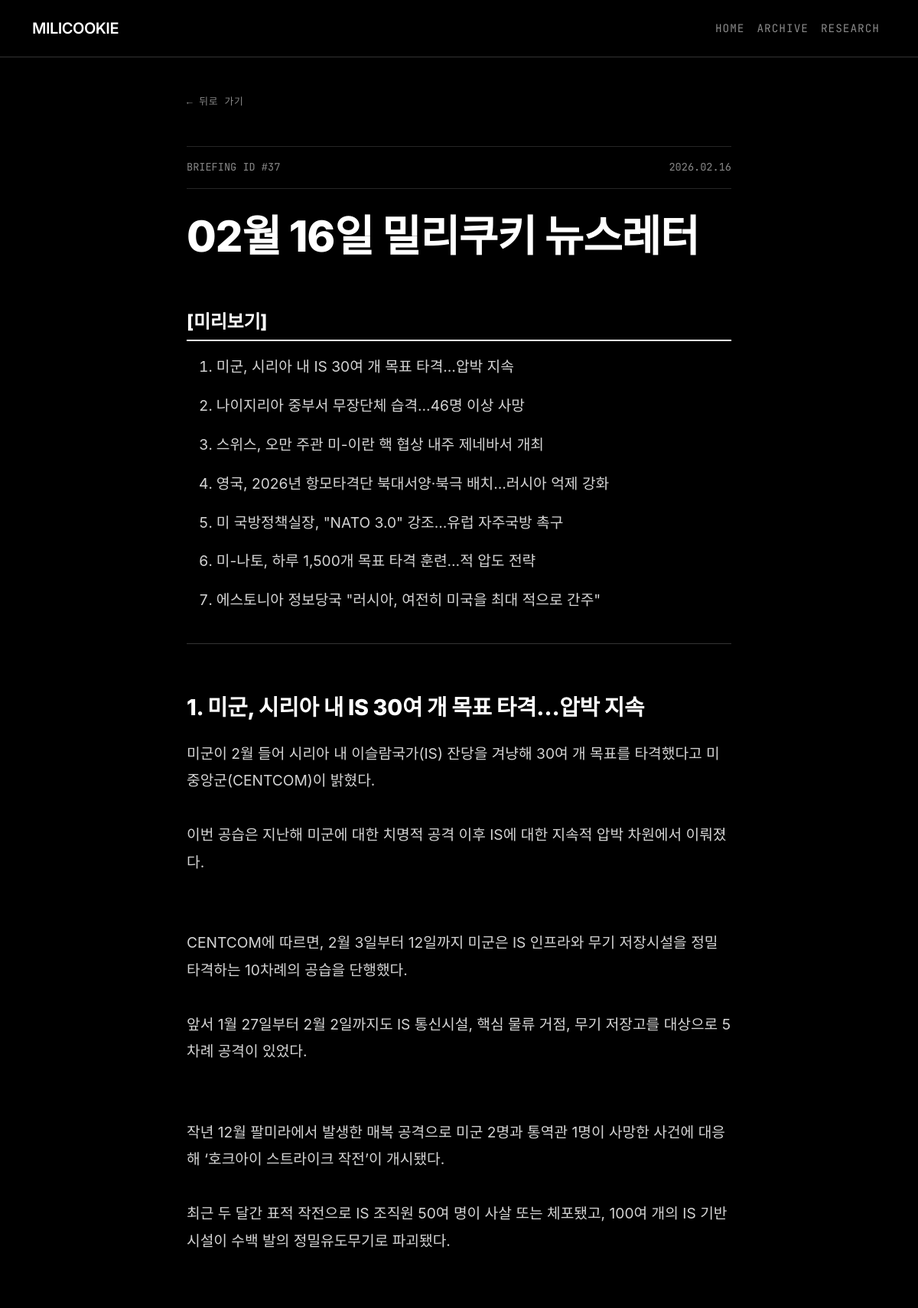
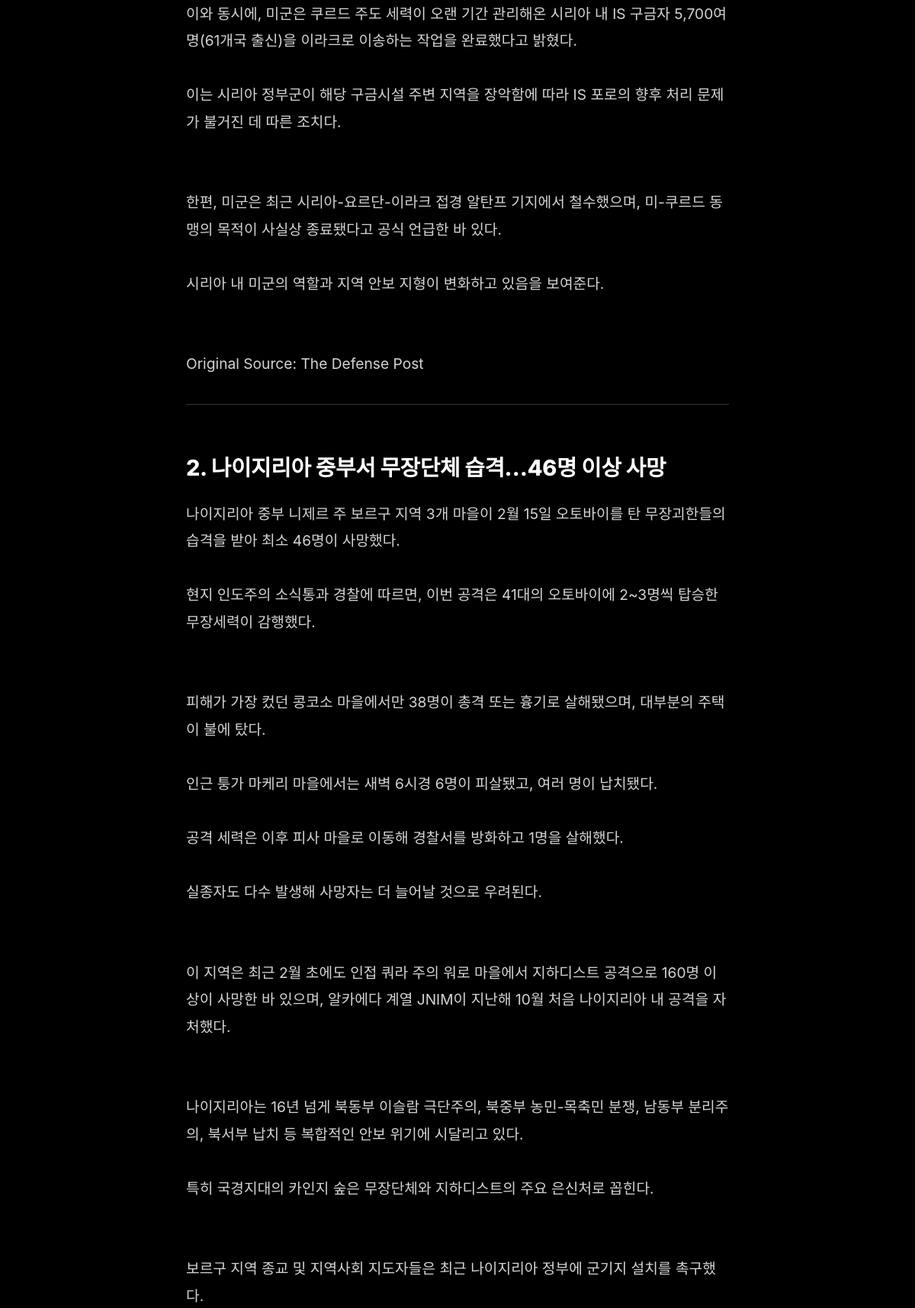
Screenshot of /archive/37/ (upper part) with the database file from the repository (2 pictures, top to bottom).
### newsletters/models.py (models this page shows, shortened)
class Newsletter(models.Model):
    title = models.CharField(max_length=255)
    content = models.TextField(help_text="Full HTML content of the newsletter")
    summary = models.TextField(blank=True, help_text="Short summary for the archive list")
    published_at = models.DateTimeField(auto_now_add=True)
    sent_count = models.IntegerField(default=0, help_text="Number of subscribers this was sent to")
    class Meta:
        ordering = ['-published_at']

### newsletters/views.py (the view)
# urls.py: path('archive/<int:pk>/', NewsletterDetailView.as_view(), name='newsletter_detail'),
class NewsletterDetailView(DetailView):
    model = Newsletter
    template_name = 'newsletter_detail.html'
    context_object_name = 'newsletter'

### templates/newsletter_detail.html (shortened to what this page needs)
{% extends 'base.html' %}
{% block content %}
<div class="container py-5">
    <div class="detail-container">
        <div class="nav-utils">
            <a href="{% url 'archive' %}">뒤로 가기</a>
        </div>
        <header class="article-header">
            <div class="article-meta-top">
                <span>Briefing ID #{{ newsletter.id }}</span>
                <span>{{ newsletter.published_at|date:"Y.m.d" }}</span>
            </div>
            <h1 class="article-title">{{ newsletter.title }}</h1>
        </header>
        <article class="newsletter-content">
            {{ newsletter.content|safe }}
        </article>
    </div>
</div>
{% endblock %}

### templates/base.html (style rules this page uses)
:root { --bg-color: #000000; --surface-color: rgba(17, 17, 17, 0.8); --border-color: #333333; --text-primary: #ffffff; --text-secondary: #888888; --accent-color: #ffffff; }
body { font-family: 'Inter', -apple-system, BlinkMacSystemFont, sans-serif; background-color: var(--bg-color); color: var(--text-primary); line-height: 1.6; -webkit-font-smoothing: antialiased; overflow-x: hidden; }
h1, h2, h3, h4, h5, h6, .navbar-brand { font-family: 'Inter', sans-serif; font-weight: 600; letter-spacing: -0.5px; color: var(--text-primary); }

### templates/newsletter_detail.html (style rules this page uses)
.detail-container { max-width: 760px; margin: 0 auto; padding: 0 1.5rem; }
.nav-utils { margin-bottom: 3rem; font-family: 'JetBrains Mono', monospace; font-size: 0.8rem; letter-spacing: 0.05em; }
.nav-utils a { color: var(--text-secondary); text-decoration: none; transition: color 0.2s; display: inline-flex; align-items: center; }
.nav-utils a::before { content: '←'; margin-right: 8px; }
.article-header { margin-bottom: 4rem; text-align: left; }
.article-meta-top { border-top: 1px solid rgba(255,255,255,0.15); border-bottom: 1px solid rgba(255,255,255,0.15); padding: 1rem 0; margin-bottom: 2rem; display: flex; justify-content: space-between; align-items: center; color: var(--text-secondary); font-family: 'JetBrains Mono', monospace; font-size: 0.85rem; text-transform: uppercase; }
.article-title { font-size: clamp(2.5rem, 5vw, 3.5rem); font-weight: 800; line-height: 1.1; letter-spacing: -0.02em; color: #fff; margin-bottom: 0; }
.newsletter-content { font-size: 1.2rem; color: #d4d4d4; line-height: 1.85; font-family: -apple-system, BlinkMacSystemFont, "Pretendard", "Segoe UI", Roboto, "Helvetica Neue", Arial, sans-serif; }
.newsletter-content h1, .newsletter-content h2 { color: #fff; font-weight: 800; font-size: 1.8rem; margin-top: 4rem; margin-bottom: 1.5rem; line-height: 1.3; letter-spacing: -0.01em; }
.newsletter-content h1[style*="color: #1a1a1a"] { color: #ffffff !important; border-bottom-color: #ffffff !important; }
.newsletter-content p { margin-bottom: 1.8em; }
.newsletter-content ul, .newsletter-content ol { margin-bottom: 2em; padding-left: 0; list-style-position: inside; }
.newsletter-content li { margin-bottom: 0.8em; padding-left: 1rem; position: relative; }

### rows the page displays
Newsletter: id "37", published_at "2026.02.16", title "02월 16일 밀리쿠키 뉴스레터", content "[미리보기] 미군, 시리아 내 IS 30여 개 목표 타격…압박 지속 나이지리아 중부서 무장단체 습격…46명 이상 사망 스위스, 오만 주관 미-이란 핵 협상 내주 제네바서 개최 영국, 2026년 항모타격단 북대서양·북극 배치…러시아 억제 강화 미 국방정책실장, \"NATO 3.0\" 강조…유럽 자주국방 촉구 미-나토, 하루 1,500개 목표 타격 훈련…적 압도 전략 에스토니아 정보당국 \"러시아, 여전히 미국을 최대 적으로 간주\" 1. 미군, 시리아 내 IS 30여 개 목표 타격…압박 지속 미군이 2월 들어 시리아 내 이슬람국가(IS) 잔당을 겨냥해 30여 개 목표를 타격했다고 미 중앙군(CENTCOM)이 밝혔다. 이번 공습은 지난해 미군에 대한 치명적 공격 이후 IS에 대한 지속적 압박 차원에서 이뤄졌다. CENTCOM에 따르면, 2월 3일부터 12일까지 미군은 IS 인프라와 무기 저장시설을 정밀 타격하는 10차례의 공습을 단행했다. 앞서 1월 27일부터 2월 2일까지도 IS 통신시설, 핵심 물류 거점, 무기 저장고를 대상으로 5차례 공격이 있었다. 작년 12월 팔미라에서 발생한 매복 공격으로 미군 2명과 통역관 1명이 사망한 사건에 대응해 ‘호크아이 스트라이크 작전’이 개시됐다. 최근 두 달간 표적 작전으로 IS 조직원 50여 명이 사살 또는 체포됐고, 100여 개의 IS 기반시설이 수백 발의 정밀유도무기로 파괴됐다. 이와 동시에,…"
